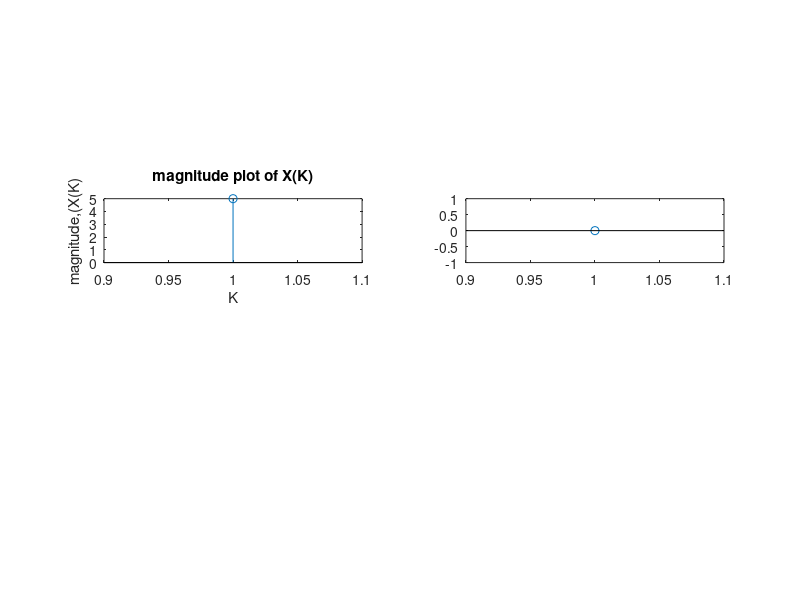

Recreate this plot in MATLAB.
%MATLAB program to calculate IDFT
x=input('enter the sequence');
N=length(x);
for K=1:N;
    X(K)=0;
    for n=1:N;
        X(K)=1/N*(X(K)+x(n)*exp((i*2*pi*(K-1)*(n-1))/N));
    end
end
subplot(423)
stem(real(X))
xlabel('K')
ylabel('magnitude,(X(K)')
title('magnitude plot of X(K)')
subplot(424)
stem(angle(X))